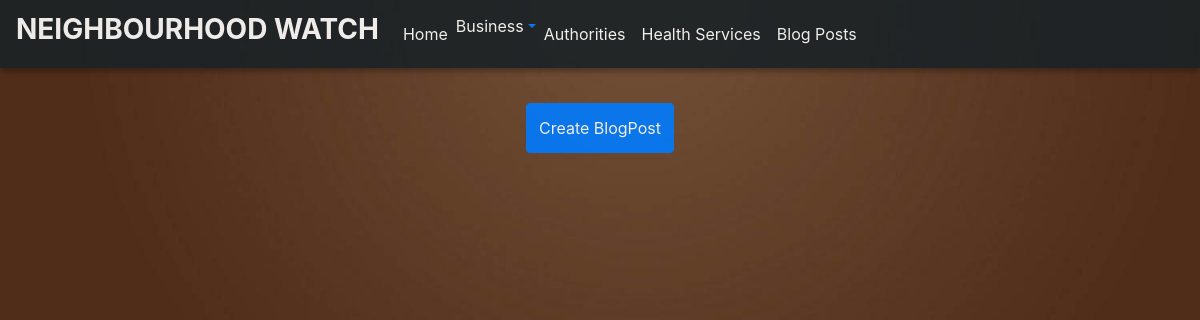
/KPosts/, run on an earlier commit of the app's database.
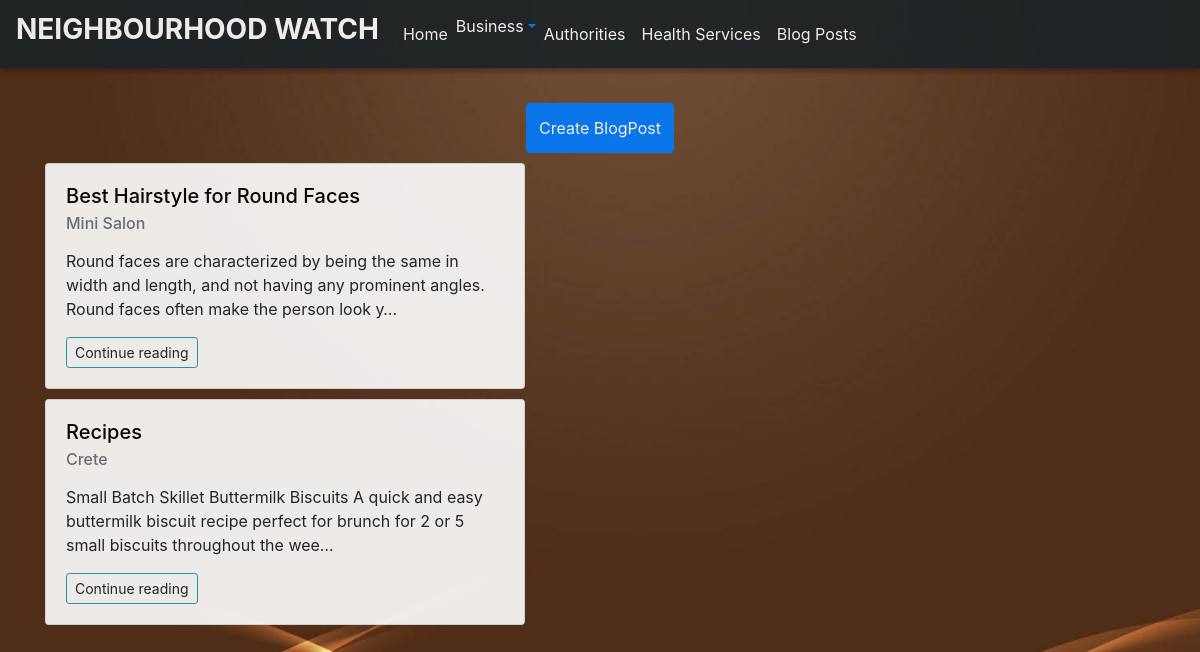
And on a later commit of the database.
### neighbourhood/models.py (models this page shows, shortened)
class BlogPost(models.Model):
    title = models.CharField(max_length=150)
    image = models.ImageField(upload_to='post/')
    post = HTMLField()
    user= models.ForeignKey(User,on_delete=models.CASCADE,null=True,blank=True)
    neighbourhood= models.ForeignKey(Neighbourhood,on_delete=models.CASCADE,null=True,blank=True)
    post_date = models.DateTimeField(auto_now_add=True)
    avatar = models.ImageField(upload_to='avatars/')
    author=models.CharField(max_length=200,null=True)

### neighbourhood/views.py (the view)
# urls.py: url(r'KPosts/',views.kiamunyiPost,name='KPosts'),
def kiamunyiPost(request):
   kiamunyi_neighbourhood = Neighbourhood.objects.get(pk=2)
   posts = BlogPost.objects.filter(neighbourhood=kiamunyi_neighbourhood)
   return render(request,'KiamunyiPosts.html', {'posts':posts})

### neighbourhood/templates/KiamunyiPosts.html (shortened to what this page needs)
{% extends 'index.html' %}
{% load static %}
{% load staticfiles %}
{% block content %}
<nav class="navbar navbar-expand-lg">
    <a class="navbar-brand" style="color: white;" href="#"><h3><strong>NEIGHBOURHOOD WATCH</strong></h3></a>
        <div class="collapse navbar-collapse" id="navbarTogglerDemo02">
         <ul class="navbar-nav mr-auto smooth-scroll">
          <li class="nav-item">
            <a class="nav-link" href="{%url 'kiamunyi'%}">Home
            </a>
          </li>
          <li class="nav-item">
            <a href="#" class="dropdown-toggle" data-toggle="dropdown" role="button"><span class="bus">Business</span></a>
          </li>
          <li class="nav-item">
            <a class="nav-link" href="{%url 'Kauth'%}" data-offset="90">Authorities</a>
          </li>
          <li class="nav-item">
            <a class="nav-link" href="{%url 'Khealth'%}" data-offset="90">Health Services</a>
          </li>
          <li class="nav-item">
            <a class="nav-link" href="{%url 'KPosts'%}" data-offset="90">Blog Posts</a>
          </li>
        </ul>
       </div>
</nav>
<div class="container">
    <div class="row">
      <div class="col-md-12 top-div" style="margin-top:40px;"></div>
    </div>
    <div class="text-center">
      <a href="{%url 'post_form'%}" >
          <button class="btn btn-primary" style="height:50px;  margin-top: -6px;">Create BlogPost</button>
      </a>
    </div>
    <div class="row">
    {% for post in posts %}
    <div class="col-md-9">
    <div class="card" style="width: 30rem;margin-top:10px;">
    <div class="card-body">
      <a href="{{post.id}}" style="color:black;text-decoration:none;margin:auto;">
        <h5 class="card-title">{{post.title}}</h5>
      </a>
      <a href="{{post.author}}" style="color:black;text-decoration:none;margin:auto;">
        <h6 class="card-subtitle mb-2 text-muted">{{post.author}}</h6>
      </a>
      <p class="card-text">{{post.post|truncatechars:150 | safe}}</p>
      <a class="btn btn-sm btn-outline-info mr-3" data-toggle="modal" data-target="#{{post.id}}">Continue reading</a>
  </div>
  </div>
  </div>
  {% endfor %}
  </div>
  </div>
  {% endblock %}

### neighbourhood/templates/index.html (shortened to what this page needs)
{% load bootstrap4 %}
{% load static %}
 {% block styles %}
 {% bootstrap_css %}
<link rel="stylesheet" href="{% static 'styles.css' %}" />
{%endblock%}
{%block content%}{%endblock%}
<link rel="stylesheet" href="https://maxcdn.bootstrapcdn.com/bootstrap/4.0.0/css/bootstrap.min.css">

### static/styles.css (style rules this page uses)
nav { height: auto; background: #1A2226; text-align: center; box-shadow: 0 3px 6px rgba(0, 0, 0, 0.16), 0 3px 6px rgba(0, 0, 0, 0.23); }
a { color: black; }
.card { width: 20rem; margin-top:10px; border-radius: 50px; background-color: burlywood; }
.nav-link { color: white; }
.bus { color: white; }
.navbar-nav { position:relative; }

What changed in the data, as far as the page shows it:
added BlogPost: title "Best Hairstyle for Round Faces", author "Mini Salon", post "Round faces are characterized by being the same in width and length, and not having any prominent angles. Round faces often make the person look y…"
added BlogPost: title "Recipes", author "Crete", post "Small Batch Skillet Buttermilk Biscuits A quick and easy buttermilk biscuit recipe perfect for brunch for 2 or 5 small biscuits throughout the wee…"
